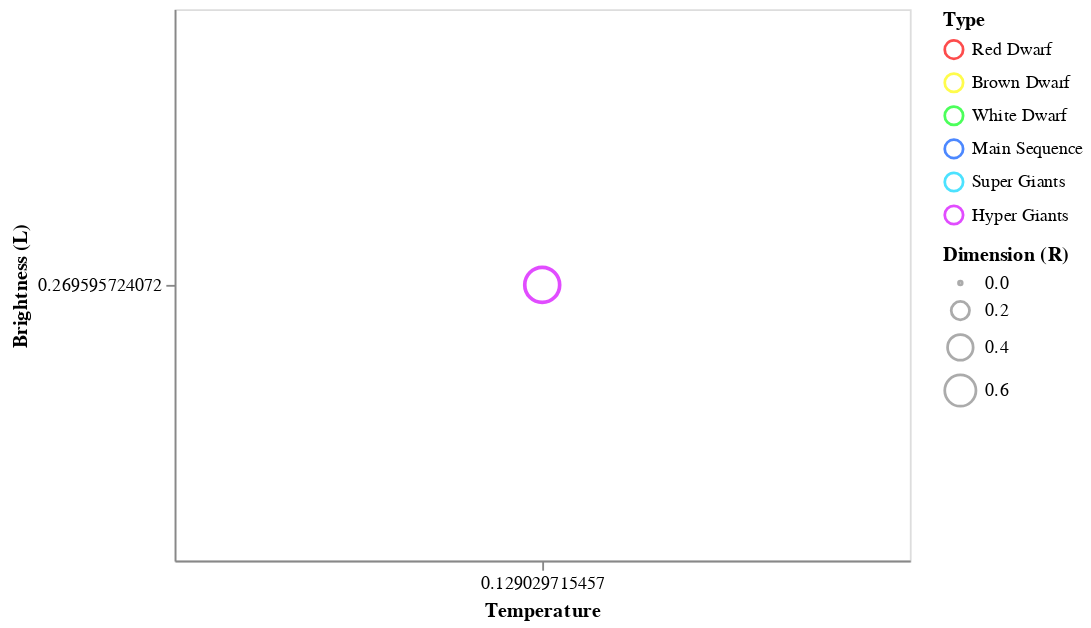

This figure's notebook cell:
### Markdown cell above
In questo grafico possiamo vedere come in questa classe spettrale siano presenti due tipi diversi di stelle tutte di una dimensione molto piccola. 

Le stelle di dimensione maggiore appartengono al gruppo delle Main Sequence e vediamo che, pur non essendo particolarmente luminose, sono più luminose delle White Dwarf, la cui luminosità è possima allo zero

### Code cell
data = dataset[dataset['Spectral_Class'] == 'G']

alt.Chart(data).mark_point().encode( 
    
    x = alt.X('Temperature',
         scale = alt.Scale(domain = (min(data.Temperature), max(data.Temperature))),
         axis = alt.Axis(format='K', title='Temperature', grid = False)
         ),
    
    y = alt.Y('L',
         scale = alt.Scale(domain = (min(data.L), max(data.L))),
         axis = alt.Axis(format='K', title='Brightness (L)', grid = False)
         ),
    
    size = alt.Size('R', legend = alt.Legend(title = 'Dimension (R)')),
    
    color = alt.Color('Type', scale=alt.
                    Scale(domain=dom, range=rng))
    
)

### Figure 1 — Vega-Lite specification as saved in the notebook (floating-point values rounded to 4 significant figures)
{"config": {"view": {"continuousWidth": 400, "continuousHeight": 300}}, "data": {"name": "data-a67b034673c0027f4dd8ba56e4bfd460"}, "mark": "point", "encoding": {"color": {"type": "nominal", "field": "Type", "scale": {"domain": ["Red Dwarf", "Brown Dwarf", "White Dwarf", "Main Sequence", "Super Giants", "Hyper Giants"], "range": ["#fc0000", "#fffb00", "#00ff15", "#0055ff", "#00d5ff", "#d400ff"]}}, "size": {"type": "quantitative", "field": "R", "legend": {"title": "Dimension (R)"}}, "x": {"type": "quantitative", "axis": {"format": "K", "grid": false, "title": "Temperature"}, "field": "Temperature", "scale": {"domain": [0.129, 0.129]}}, "y": {"type": "quantitative", "axis": {"format": "K", "grid": false, "title": "Brightness (L)"}, "field": "L", "scale": {"domain": [0.2696, 0.2696]}}}, "$schema": "https://vega.github.io/schema/vega-lite/v4.8.1.json", "datasets": {"data-a67b034673c0027f4dd8ba56e4bfd460": [{"Temperature": 0.129, "L": 0.2696, "R": 0.7529, "A_M": 0.05785, "Color": "Red", "Spectral_Class": "G", "Type": "Hyper Giants"}]}}
